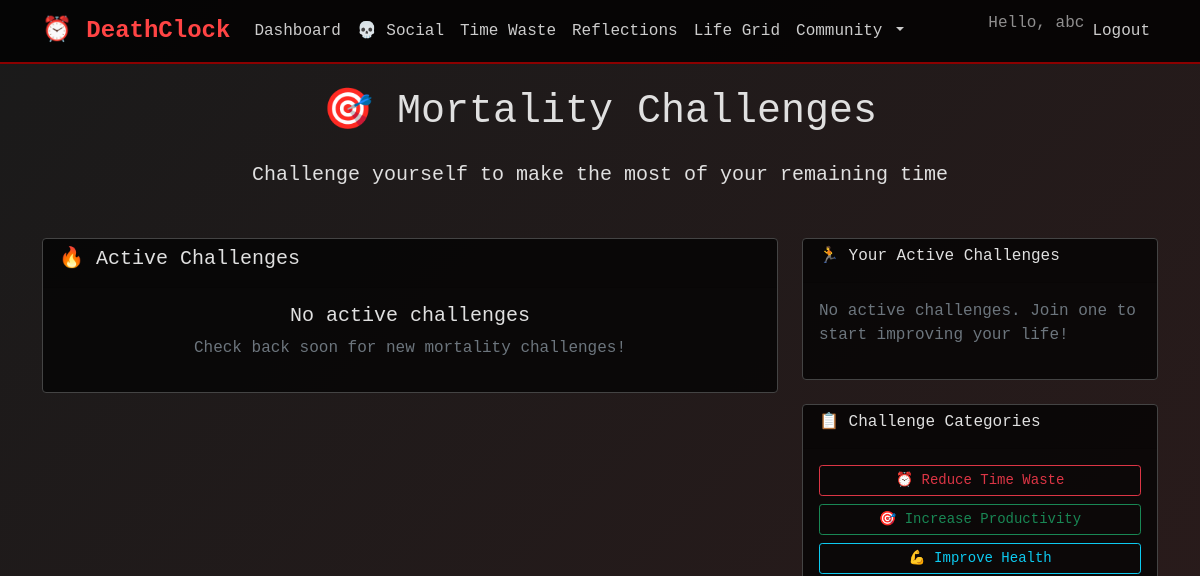
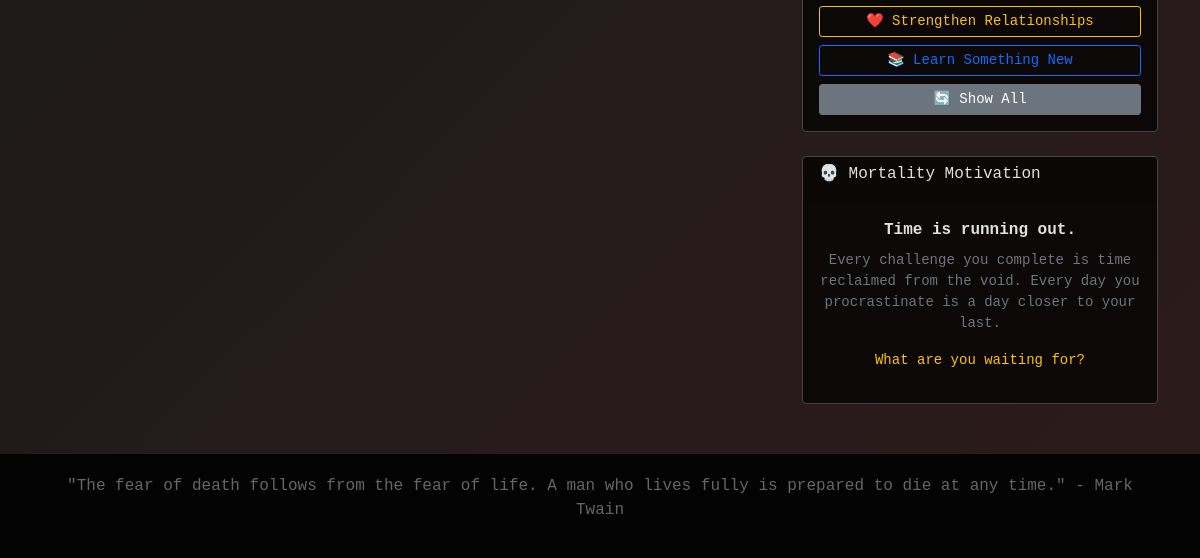
Before: /challenges/ (signed in) with the older database file (2 pictures, top to bottom).
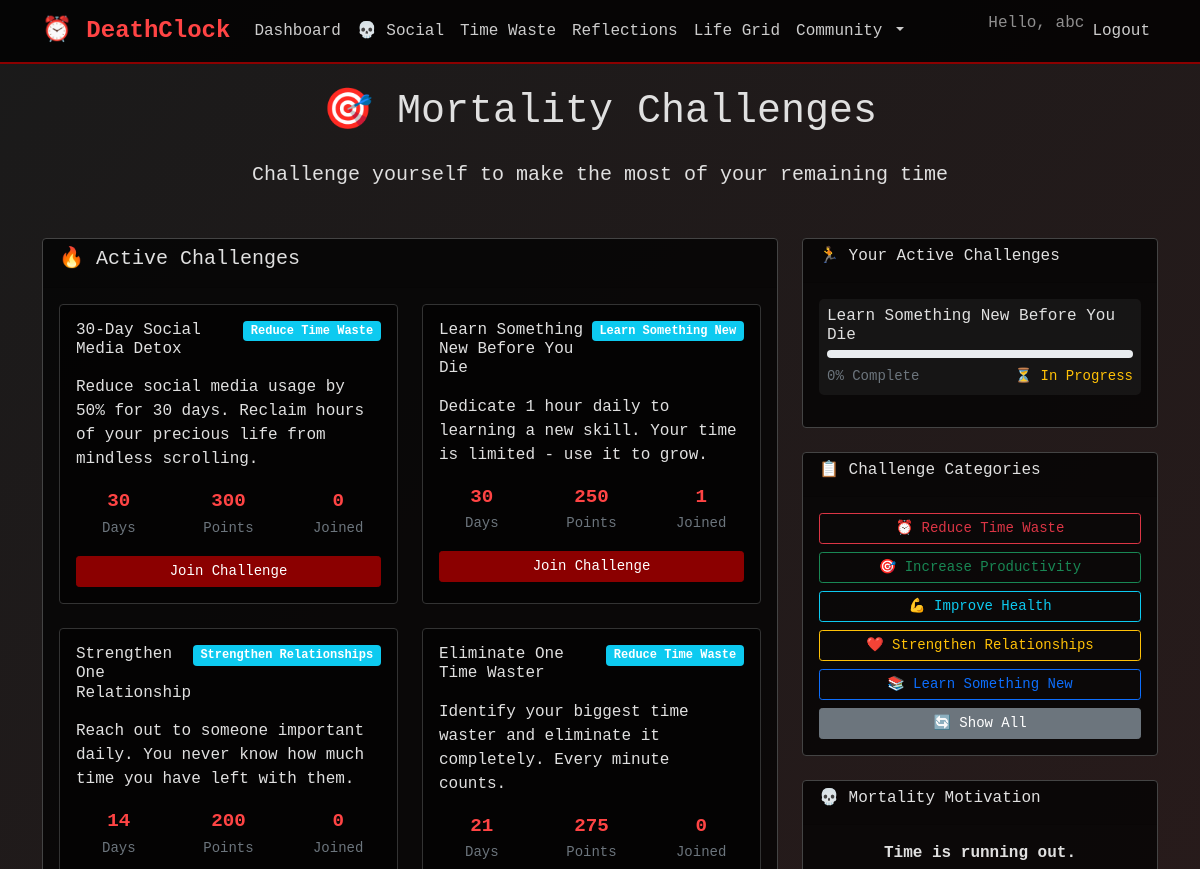
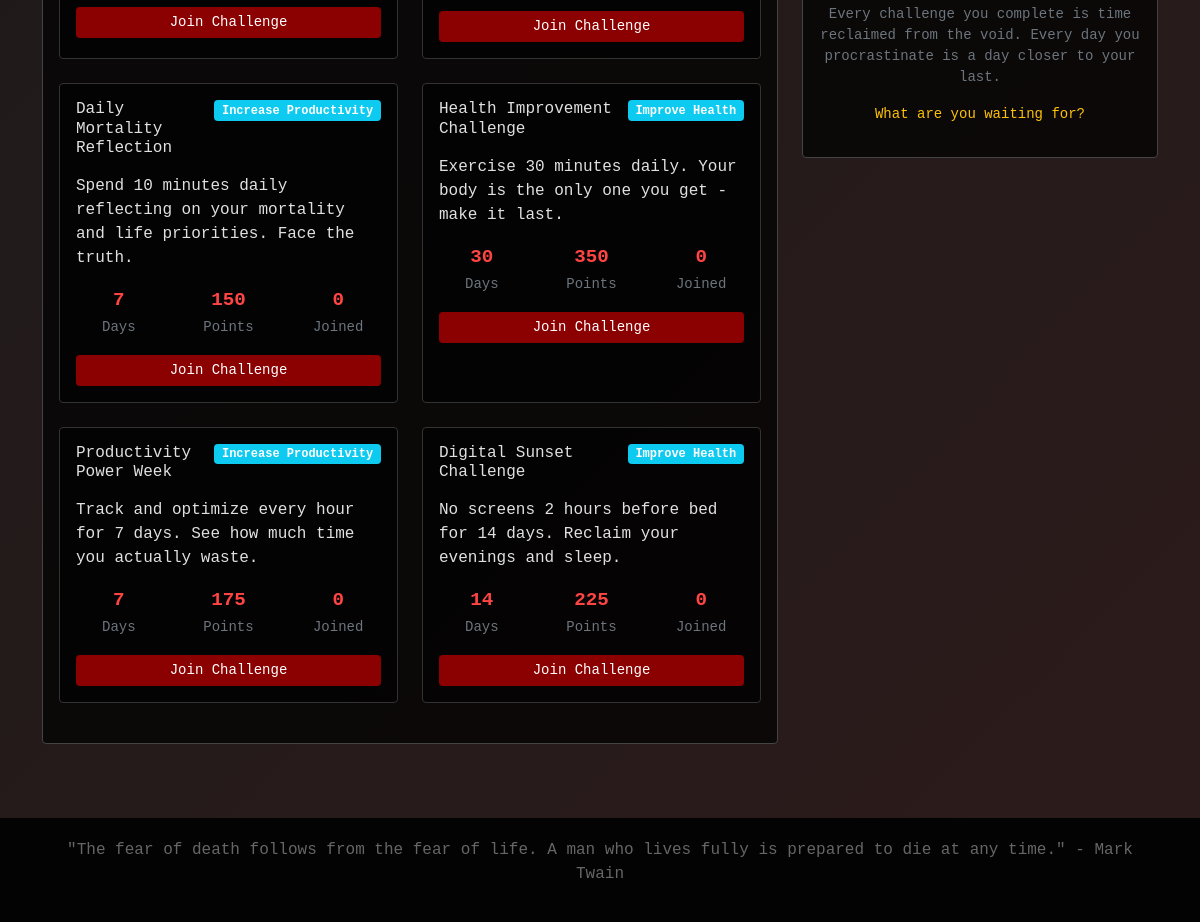
After: the same page with the newer database file (2 pictures, top to bottom).
### mortality/models.py (models this page shows, shortened)
class MortalityChallenge(models.Model):
    CHALLENGE_TYPES = [
        ('time_waste', 'Reduce Time Waste'),
        ('productivity', 'Increase Productivity'),
        ('health', 'Improve Health'),
        ('relationships', 'Strengthen Relationships'),
        ('learning', 'Learn Something New'),
    ]
    title = models.CharField(max_length=200)
    description = models.TextField()
    challenge_type = models.CharField(max_length=20, choices=CHALLENGE_TYPES)
    duration_days = models.IntegerField(default=30)
    points_reward = models.IntegerField(default=100)
    created_by = models.ForeignKey(User, on_delete=models.CASCADE)
    created_at = models.DateTimeField(auto_now_add=True)
    is_active = models.BooleanField(default=True)

class ChallengeParticipant(models.Model):
    challenge = models.ForeignKey(MortalityChallenge, on_delete=models.CASCADE)
    user = models.ForeignKey(User, on_delete=models.CASCADE)
    joined_at = models.DateTimeField(auto_now_add=True)
    completed = models.BooleanField(default=False)
    progress_percentage = models.IntegerField(default=0)
    class Meta:
        unique_together = ['challenge', 'user']

### mortality/views.py (the view)
# urls.py: path('challenges/', views.mortality_challenges, name='mortality_challenges'),
@login_required
def mortality_challenges(request):
    active_challenges = MortalityChallenge.objects.filter(is_active=True)
    user_challenges = ChallengeParticipant.objects.filter(user=request.user)
    context = {
        'active_challenges': active_challenges,
        'user_challenges': user_challenges,
    }
    return render(request, 'mortality/challenges.html', context)

### mortality/templates/mortality/challenges.html (shortened to what this page needs)
{% extends 'mortality/base.html' %}
{% block content %}
<div class="row">
    <div class="col-12">
        <h1 class="text-center mb-4">🎯 Mortality Challenges</h1>
        <p class="text-center lead mb-5">Challenge yourself to make the most of your remaining time</p>
    </div>
</div>
<div class="row">
    <div class="col-md-8">
        <div class="card mb-4">
            <div class="card-header">
                <h5>🔥 Active Challenges</h5>
            </div>
            <div class="card-body">
                <div class="row">
                    {% for challenge in active_challenges %}
                    <div class="col-md-6 mb-4">
                        <div class="card challenge-card h-100">
                            <div class="card-body">
                                <div class="d-flex justify-content-between align-items-start mb-2">
                                    <h6 class="card-title">{{ challenge.title }}</h6>
                                    <span class="badge bg-info">{{ challenge.get_challenge_type_display }}</span>
                                </div>
                                <p class="card-text">{{ challenge.description }}</p>
                                <div class="challenge-details mb-3">
                                    <div class="row text-center">
                                        <div class="col-4">
                                            <div class="challenge-stat">{{ challenge.duration_days }}</div>
                                            <small class="text-muted">Days</small>
                                        </div>
                                        <div class="col-4">
                                            <div class="challenge-stat">{{ challenge.points_reward }}</div>
                                            <small class="text-muted">Points</small>
                                        </div>
                                        <div class="col-4">
                                            <div class="challenge-stat">{{ challenge.challengeparticipant_set.count }}</div>
                                            <small class="text-muted">Joined</small>
                                        </div>
                                    </div>
                                </div>
                                {% with user_joined=False %}
                                    {% if user_joined %}
                                        <button class="btn btn-success btn-sm w-100" disabled>
                                            ✅ Already Joined
                                        </button>
                                    {% else %}
                                        <a href="{% url 'join_challenge' challenge.id %}" class="btn btn-danger btn-sm w-100">
                                            Join Challenge
                                        </a>
                                    {% endif %}
                                {% endwith %}
                            </div>
                        </div>
                    </div>
                    {% empty %}
                    <div class="col-12">
                        <div class="text-center">
                            <h5>No active challenges</h5>
                            <p class="text-muted">Check back soon for new mortality challenges!</p>
                        </div>
                    </div>
                    {% endfor %}
                </div>
            </div>
        </div>
    </div>
    <div class="col-md-4">
        <div class="card mb-4">
            <div class="card-header">
                <h6>🏃 Your Active Challenges</h6>
            </div>
            <div class="card-body">
                {% for participation in user_challenges %}
                <div class="mb-3 p-2" style="background: rgba(255, 255, 255, 0.05); border-radius: 5px;">
                    <h6 class="mb-1">{{ participation.challenge.title }}</h6>
                    <div class="progress mb-2" style="height: 8px;">
                    </div>
                    <div class="d-flex justify-content-between">
                        <small class="text-muted">{{ participation.progress_percentage }}% Complete</small>
                        {% if participation.completed %}
                            <small class="text-success">✅ Completed</small>
                        {% else %}
                            <small class="text-warning">⏳ In Progress</small>
                        {% endif %}
                    </div>
                </div>
                {% empty %}
                <p class="text-muted">No active challenges. Join one to start improving your life!</p>
                {% endfor %}
            </div>
        </div>
        <div class="card mb-4">
            <div class="card-header">
                <h6>📋 Challenge Categories</h6>
            </div>
            <div class="card-body">
                <div class="d-grid gap-2">
                    <button class="btn btn-sm btn-outline-danger filter-btn" data-type="time_waste">
                        ⏰ Reduce Time Waste
                    </button>
                    <button class="btn btn-sm btn-outline-success filter-btn" data-type="productivity">
                        🎯 Increase Productivity
                    </button>
                    <button class="btn btn-sm btn-outline-info filter-btn" data-type="health">
                        💪 Improve Health
                    </button>
                    <button class="btn btn-sm btn-outline-warning filter-btn" data-type="relationships">
                        ❤️ Strengthen Relationships
                    </button>
                    <button class="btn btn-sm btn-outline-primary filter-btn" data-type="learning">
                        📚 Learn Something New
                    </button>
                    <button class="btn btn-sm btn-secondary filter-btn" data-type="all">
                        🔄 Show All
                    </button>
                </div>
            </div>
        </div>
        <div class="card">
            <div class="card-header">
                <h6>💀 Mortality Motivation</h6>
            </div>
            <div class="card-body">
                <div class="text-center">
                    <p class="mb-2"><strong>Time is running out.</strong></p>
                    <p class="small text-muted">Every challenge you complete is time reclaimed from the void. Every day you procrastinate is a day closer to your last.</p>
                    <p class="small text-warning">What are you waiting for?</p>
                </div>
            </div>
        </div>
    </div>
</div>
{% endblock %}

### mortality/templates/mortality/base.html (shortened to what this page needs)
<!DOCTYPE html>
<html lang="en">
<head>
    <link href="https://cdn.jsdelivr.net/npm/bootstrap@5.1.3/dist/css/bootstrap.min.css" rel="stylesheet">
</head>
<body>
    <nav class="navbar navbar-expand-lg navbar-dark">
        <div class="container">
            <a class="navbar-brand" href="{% url 'home' %}">⏰ DeathClock</a>
            <div class="collapse navbar-collapse" id="navbarNav">
                <ul class="navbar-nav me-auto">
                    {% if user.is_authenticated %}
                        <li class="nav-item">
                            <a class="nav-link" href="{% url 'dashboard' %}">Dashboard</a>
                        </li>
                        <li class="nav-item">
                            <a class="nav-link" href="{% url 'social_feed' %}">💀 Social</a>
                        </li>
                        <li class="nav-item">
                            <a class="nav-link" href="{% url 'time_waste_tracker' %}">Time Waste</a>
                        </li>
                        <li class="nav-item">
                            <a class="nav-link" href="{% url 'mortality_reflection' %}">Reflections</a>
                        </li>
                        <li class="nav-item">
                            <a class="nav-link" href="{% url 'life_visualization' %}">Life Grid</a>
                        </li>
                        <li class="nav-item dropdown">
                            <a class="nav-link dropdown-toggle" href="#" id="socialDropdown" role="button" data-bs-toggle="dropdown">
                                Community
                            </a>
                        </li>
                    {% endif %}
                </ul>
                <ul class="navbar-nav">
                    {% if user.is_authenticated %}
                        <li class="nav-item">
                            <span class="navbar-text">Hello, {{ user.first_name|default:user.username }}</span>
                        </li>
                        <li class="nav-item">
                            <a class="nav-link" href="{% url 'account_logout' %}">Logout</a>
                        </li>
                    {% endif %}
                </ul>
            </div>
        </div>
    </nav>
    <main class="container mt-4">
        {% block content %}
        {% endblock %}
    </main>
    <footer class="footer">
        <div class="container">
            <p>"The fear of death follows from the fear of life. A man who lives fully is prepared to die at any time." - Mark Twain</p>
        </div>
    </footer>
</body>
</html>

### mortality/templates/mortality/base.html (style rules this page uses)
body { background: linear-gradient(135deg, #1a1a1a 0%, #2d1b1b 100%); color: #e0e0e0; font-family: 'Courier New', monospace; min-height: 100vh; }
.navbar { background: rgba(0, 0, 0, 0.8) !important; border-bottom: 2px solid #8b0000; }
.navbar-brand { color: #ff4444 !important; font-weight: bold; font-size: 1.5rem; }
.nav-link { color: #cccccc !important; }
.card { background: rgba(0, 0, 0, 0.7); border: 1px solid #444; color: #e0e0e0; }
.btn-danger { background: #8b0000; border-color: #8b0000; }
.footer { background: rgba(0, 0, 0, 0.9); color: #666; text-align: center; padding: 20px 0; margin-top: 50px; }

### mortality/templates/mortality/challenges.html (style rules this page uses)
.challenge-card { background: rgba(0, 0, 0, 0.6); border: 1px solid #333; transition: all 0.3s ease; }
.challenge-stat { font-size: 1.2rem; font-weight: bold; color: #ff4444; }

Changed rows visible on the page:
added MortalityChallenge: title "30-Day Social Media Detox", challenge_type "Reduce Time Waste", description "Reduce social media usage by 50% for 30 days. Reclaim hours of your precious life from mindless scrolling.", duration_days "30", points_reward "300", challengeparticipant_set.count "0"
added MortalityChallenge: title "Learn Something New Before You Die", challenge_type "Learn Something New", description "Dedicate 1 hour daily to learning a new skill. Your time is limited - use it to grow.", duration_days "30", points_reward "250", challengeparticipant_set.count "1"
added MortalityChallenge: title "Strengthen One Relationship", challenge_type "Strengthen Relationships", description "Reach out to someone important daily. You never know how much time you have left with them.", duration_days "14", points_reward "200", challengeparticipant_set.count "0"
added MortalityChallenge: title "Eliminate One Time Waster", challenge_type "Reduce Time Waste", description "Identify your biggest time waster and eliminate it completely. Every minute counts.", duration_days "21", points_reward "275", challengeparticipant_set.count "0"
added MortalityChallenge: title "Daily Mortality Reflection", challenge_type "Increase Productivity", description "Spend 10 minutes daily reflecting on your mortality and life priorities. Face the truth.", duration_days "7", points_reward "150", challengeparticipant_set.count "0"
added MortalityChallenge: title "Health Improvement Challenge", challenge_type "Improve Health", description "Exercise 30 minutes daily. Your body is the only one you get - make it last.", duration_days "30", points_reward "350", challengeparticipant_set.count "0"
added MortalityChallenge: title "Productivity Power Week", challenge_type "Increase Productivity", description "Track and optimize every hour for 7 days. See how much time you actually waste.", duration_days "7", points_reward "175", challengeparticipant_set.count "0"
added MortalityChallenge: title "Digital Sunset Challenge", challenge_type "Improve Health", description "No screens 2 hours before bed for 14 days. Reclaim your evenings and sleep.", duration_days "14", points_reward "225", challengeparticipant_set.count "0"
added ChallengeParticipant: challenge "Learn Something New Before You Die", progress_percentage "0", completed "⏳ In Progress"
Other visible differences:
text no longer shown: "No active challenges Check back soon for new mortality challenges! No active challenges. Join one to start improving your life!"
